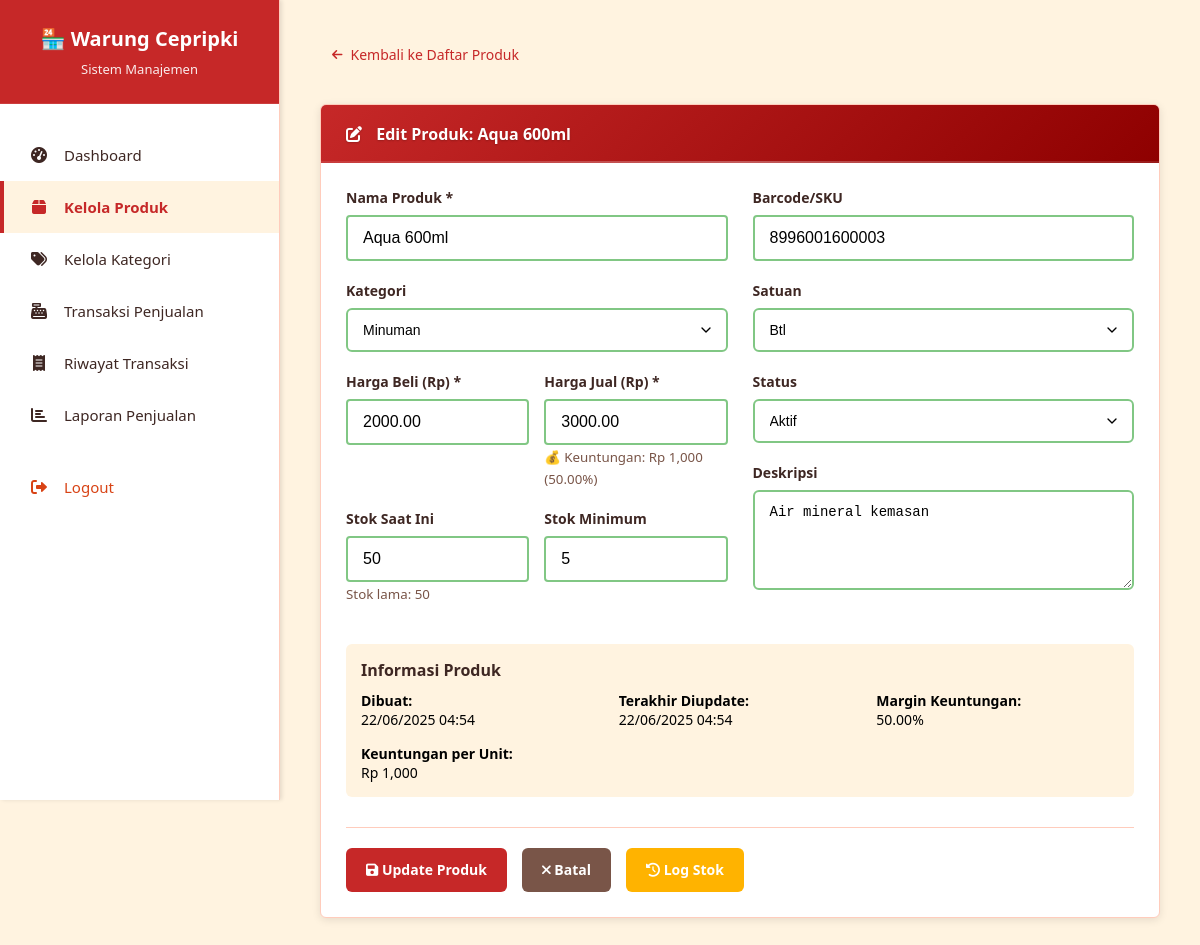
/edit-produk.php?id=2 (signed in), run on the app's committed database.
### tables this page shows
CREATE TABLE produk (
    id_produk INT AUTO_INCREMENT PRIMARY KEY,
    nama_produk VARCHAR(255) NOT NULL,
    id_kategori INT,
    harga_beli DECIMAL(10,2) NOT NULL,
    harga_jual DECIMAL(10,2) NOT NULL,
    stok INT DEFAULT 0,
    stok_minimum INT DEFAULT 5,
    satuan VARCHAR(50) DEFAULT 'pcs',
    barcode VARCHAR(100),
    deskripsi TEXT,
    status ENUM('aktif', 'nonaktif') DEFAULT 'aktif',
    created_at TIMESTAMP DEFAULT CURRENT_TIMESTAMP,
    updated_at TIMESTAMP DEFAULT CURRENT_TIMESTAMP ON UPDATE CURRENT_TIMESTAMP,
    FOREIGN KEY (id_kategori) REFERENCES kategori(id_kategori) ON DELETE SET NULL,
    INDEX idx_nama_produk (nama_produk),
    INDEX idx_barcode (barcode),
    INDEX idx_status (status)
);

CREATE TABLE kategori (
    id_kategori INT AUTO_INCREMENT PRIMARY KEY,
    nama_kategori VARCHAR(100) NOT NULL,
    deskripsi TEXT,
    created_at TIMESTAMP DEFAULT CURRENT_TIMESTAMP,
    updated_at TIMESTAMP DEFAULT CURRENT_TIMESTAMP ON UPDATE CURRENT_TIMESTAMP
);

### edit-produk.php (the view, shortened to what this page needs)
<?php
require_once 'includes/layout.php';
$product = null;
$id_produk = isset($_GET['id']) ? (int)$_GET['id'] : 0;
try {
    $conn = getConnection();
    $stmt = $conn->prepare("SELECT * FROM produk WHERE id_produk = ?");
    $stmt->execute([$id_produk]);
    $product = $stmt->fetch();
    $stmt = $conn->query("SELECT id_kategori, nama_kategori FROM kategori ORDER BY nama_kategori ASC");
    $categories = $stmt->fetchAll();
} catch (Exception $e) {
    $error_message = 'Terjadi kesalahan dalam memuat data: ' . $e->getMessage();
}
?>
<nav style="margin-bottom: 20px;">
    <a href="produk.php" style="color: var(--primary-color); text-decoration: none;">
        <i class="fas fa-arrow-left"></i> Kembali ke Daftar Produk
    </a>
</nav>
<?php if ($product): ?>
<div class="card">
    <div class="card-header">
        <i class="fas fa-edit"></i> Edit Produk: <?php echo htmlspecialchars($product['nama_produk']); ?>
    </div>
    <div class="card-body">
        <form method="POST" action="">
            <div style="display: grid; grid-template-columns: 1fr 1fr; gap: 25px;">
                <div>
                    <div class="form-group mb-20">
                        <label for="nama_produk">Nama Produk *</label>
                        <input type="text" id="nama_produk" name="nama_produk" class="form-control"
                               value="<?php echo isset($_POST['nama_produk']) ? htmlspecialchars($_POST['nama_produk']) : htmlspecialchars($product['nama_produk']); ?>"
                               required>
                    </div>
                    <div class="form-group mb-20">
                        <label for="id_kategori">Kategori</label>
                        <select id="id_kategori" name="id_kategori" class="form-control">
                            <?php foreach ($categories as $category):
                                $selected = (isset($_POST['id_kategori']) ? $_POST['id_kategori'] : $product['id_kategori']) == $category['id_kategori'];
                            ?>
                                <option value="<?php echo $category['id_kategori']; ?>" <?php echo $selected ? 'selected' : ''; ?>>
                                    <?php echo htmlspecialchars($category['nama_kategori']); ?>
                                </option>
                            <?php endforeach; ?>
                        </select>
                    </div>
                    <div style="display: grid; grid-template-columns: 1fr 1fr; gap: 15px;">
                        <div class="form-group mb-20">
                            <label for="harga_beli">Harga Beli (Rp) *</label>
                            <input type="number" id="harga_beli" name="harga_beli" class="form-control"
                                   value="<?php echo isset($_POST['harga_beli']) ? $_POST['harga_beli'] : $product['harga_beli']; ?>"
                                   min="0" step="1" required>
                        </div>
                        <div class="form-group mb-20">
                            <label for="harga_jual">Harga Jual (Rp) *</label>
                            <input type="number" id="harga_jual" name="harga_jual" class="form-control"
                                   value="<?php echo isset($_POST['harga_jual']) ? $_POST['harga_jual'] : $product['harga_jual']; ?>"
                                   min="0" step="1" required>
                        </div>
                    </div>
                    <div style="display: grid; grid-template-columns: 1fr 1fr; gap: 15px;">
                        <div class="form-group mb-20">
                            <label for="stok">Stok Saat Ini</label>
                            <input type="number" id="stok" name="stok" class="form-control"
                                   value="<?php echo isset($_POST['stok']) ? $_POST['stok'] : $product['stok']; ?>"
                                   min="0">
                            <small style="color: var(--text-light);">Stok lama: <?php echo number_format($product['stok']); ?></small>
                        </div>
                        <div class="form-group mb-20">
                            <label for="stok_minimum">Stok Minimum</label>
                            <input type="number" id="stok_minimum" name="stok_minimum" class="form-control"
                                   value="<?php echo isset($_POST['stok_minimum']) ? $_POST['stok_minimum'] : $product['stok_minimum']; ?>"
                                   min="0">
                        </div>
                    </div>
                </div>
                <div>
                    <div class="form-group mb-20">
                        <label for="barcode">Barcode/SKU</label>
                        <input type="text" id="barcode" name="barcode" class="form-control"
                               value="<?php echo isset($_POST['barcode']) ? htmlspecialchars($_POST['barcode']) : htmlspecialchars($product['barcode']); ?>"
                               placeholder="Opsional">
                    </div>
                    <div class="form-group mb-20">
                        <label for="satuan">Satuan</label>
                        <select id="satuan" name="satuan" class="form-control">
                            <?php
                            $current_satuan = isset($_POST['satuan']) ? $_POST['satuan'] : $product['satuan'];
                            $satuan_options = ['pcs', 'kg', 'gram', 'liter', 'ml', 'btl', 'kotak', 'bks', 'strip'];
                            foreach ($satuan_options as $satuan): ?>
                                <option value="<?php echo $satuan; ?>" <?php echo ($current_satuan == $satuan) ? 'selected' : ''; ?>>
                                    <?php echo ucfirst($satuan); ?>
                                </option>
                            <?php endforeach; ?>
                        </select>
                    </div>
                    <div class="form-group mb-20">
                        <label for="status">Status</label>
                        <select id="status" name="status" class="form-control">
                            <?php $current_status = isset($_POST['status']) ? $_POST['status'] : $product['status']; ?>
                            <option value="aktif" <?php echo ($current_status == 'aktif') ? 'selected' : ''; ?>>Aktif</option>
                        </select>
                    </div>
                    <div class="form-group mb-20">
                        <label for="deskripsi">Deskripsi</label>
                        <textarea id="deskripsi" name="deskripsi" class="form-control" rows="4"
                                  placeholder="Deskripsi produk (opsional)"><?php echo isset($_POST['deskripsi']) ? htmlspecialchars($_POST['deskripsi']) : htmlspecialchars($product['deskripsi']); ?></textarea>
                    </div>
                </div>
            </div>
            <div style="background: var(--secondary-color); padding: 15px; border-radius: 6px; margin: 20px 0;">
                <h4 style="margin-bottom: 10px; color: var(--text-color);">Informasi Produk</h4>
                <div style="display: grid; grid-template-columns: repeat(auto-fit, minmax(200px, 1fr)); gap: 15px; font-size: 14px;">
                    <div>
                        <strong>Dibuat:</strong><br>
                        <?php echo date('d/m/Y H:i', strtotime($product['created_at'])); ?>
                    </div>
                    <div>
                        <strong>Terakhir Diupdate:</strong><br>
                        <?php echo date('d/m/Y H:i', strtotime($product['updated_at'])); ?>
                    </div>
                    <div>
                        <strong>Margin Keuntungan:</strong><br>
                        <?php
                        $margin = (($product['harga_jual'] - $product['harga_beli']) / $product['harga_beli']) * 100;
                        echo number_format($margin, 2);
                        ?>%
                    </div>
                    <div>
                        <strong>Keuntungan per Unit:</strong><br>
                        Rp <?php echo number_format($product['harga_jual'] - $product['harga_beli']); ?>
                    </div>
                </div>
            </div>
            <div style="margin-top: 30px; padding-top: 20px; border-top: 1px solid var(--border-color); display: flex; gap: 15px;">
                <button type="submit" class="btn">
                    <i class="fas fa-save"></i> Update Produk
                </button>
                <a href="produk.php" class="btn btn-secondary">
                    <i class="fas fa-times"></i> Batal
                </a>
                <a href="log-stok.php?id=<?php echo $product['id_produk']; ?>" class="btn btn-warning">
                    <i class="fas fa-history"></i> Log Stok
                </a>
            </div>
        </form>
    </div>
</div>
<?php else: ?>
<div class="alert alert-danger">
    Produk tidak ditemukan atau sudah dihapus.
</div>
<?php endif; ?>

### assets/css/style.css (style rules this page uses)
* { margin: 0; padding: 0; box-sizing: border-box; }
.btn, button.btn, a.btn { box-sizing: border-box; }
:root { --primary-color: #c62828; --primary-light: #ef5350; --primary-dark: #8e0000; --secondary-color: #fff3e0; --text-color: #3e2723; --text-light: #795548; --border-color: #ffccbc; --success-color: #81c784; --danger-color: #d84315; --warning-color: #ffb300; }
body { font-family: "Segoe UI", Tahoma, Geneva, Verdana, sans-serif; background: var(--secondary-color); min-height: 100vh; }
body.dashboard-page { margin: 0; overflow-x: hidden; }
.form-group { margin-bottom: 20px; }
.form-group label { display: block; margin-bottom: 8px; color: var(--text-color); font-weight: 600; font-size: 14px; }
.form-group label:after { content: " *"; color: var(--danger-color); display: none; }
.form-group input { width: 100%; padding: 12px 15px; border: 2px solid var(--border-color); border-radius: 4px; font-size: 16px; transition: border-color 0.3s ease; background: white; }
select.form-control { background-repeat: no-repeat; background-position: right 12px center; background-size: 16px; padding-right: 40px; appearance: none; }
textarea.form-control { resize: vertical; min-height: 100px; }
.form-control { width: 100%; padding: 12px 15px; border: 2px solid var(--border-color); border-radius: 6px; font-size: 14px; transition: all 0.3s ease; background: white; }
.form-control:valid { border-color: var(--success-color); }
.form-group label[for] { position: relative; }
.mb-20 { margin-bottom: 20px; }
.card { animation: slideUp 0.3s ease-out; }
input, select, textarea, .form-control, .menu-item, .card { transition: color 0.2s ease, background-color 0.2s ease, border-color 0.2s ease; }
.btn, button.btn, a.btn { display: inline-block; padding: 12px 20px; background: var(--primary-color); color: white; border: none; border-radius: 6px; text-decoration: none; font-size: 14px; font-weight: 600; cursor: pointer; transition: all 0.3s ease; text-align: center; line-height: 1.4; vertical-align: middle; user-select: none; box-sizing: border-box; }
.btn.btn-secondary, .btn-secondary { background: var(--text-light); color: white; }
.btn.btn-warning, .btn-warning { background: var(--warning-color); color: white; }
.btn i { margin-right: 8px; }
.btn i:only-child { margin-right: 0; }
.card { background: white; border-radius: 6px; box-shadow: 0 2px 8px rgba(0, 0, 0, 0.1); border: 1px solid var(--border-color); overflow: hidden; margin-bottom: 25px; }
.card-header { background: linear-gradient( 135deg, var(--primary-color) 0%, var(--primary-dark) 100% ); color: white; padding: 18px 25px; font-weight: 600; font-size: 16px; border-bottom: none; position: relative; text-shadow: 0 1px 2px rgba(0, 0, 0, 0.2); }
.card-header::after { content: ""; position: absolute; bottom: 0; left: 0; right: 0; height: 2px; background: linear-gradient( 90deg, rgba(255, 255, 255, 0.1) 0%, rgba(255, 255, 255, 0.3) 50%, rgba(255, 255, 255, 0.1) 100% ); }
.card-header i { margin-right: 10px; }
.card-body { padding: 25px; }
nav { margin-bottom: 20px; padding: 12px 0; }
nav a { color: var(--primary-color); text-decoration: none; font-weight: 500; font-size: 14px; display: inline-flex; align-items: center; gap: 8px; padding: 8px 12px; border-radius: 4px; transition: all 0.2s ease; }
nav a i { font-size: 12px; }
.btn, button.btn, a.btn { font-family: inherit; -webkit-appearance: none; -moz-appearance: none; appearance: none; }

### data on the page
produk: nama_produk "Aqua 600ml", id_kategori "Minuman", harga_beli "2000.00", harga_jual "3000.00", stok "50", stok_minimum "5", barcode "8996001600003", satuan "Btl", status "Aktif", deskripsi "Air mineral kemasan", created_at "22/06/2025 04:54", updated_at "22/06/2025 04:54", margin "50.00", $product['harga_jual'] - $product['harga_beli'] "1,000"

### other printed values
$item['label'] "Dashboard"
$item['label'] "Kelola Produk"
$item['label'] "Kelola Kategori"
$item['label'] "Transaksi Penjualan"
$item['label'] "Riwayat Transaksi"
$item['label'] "Laporan Penjualan"
